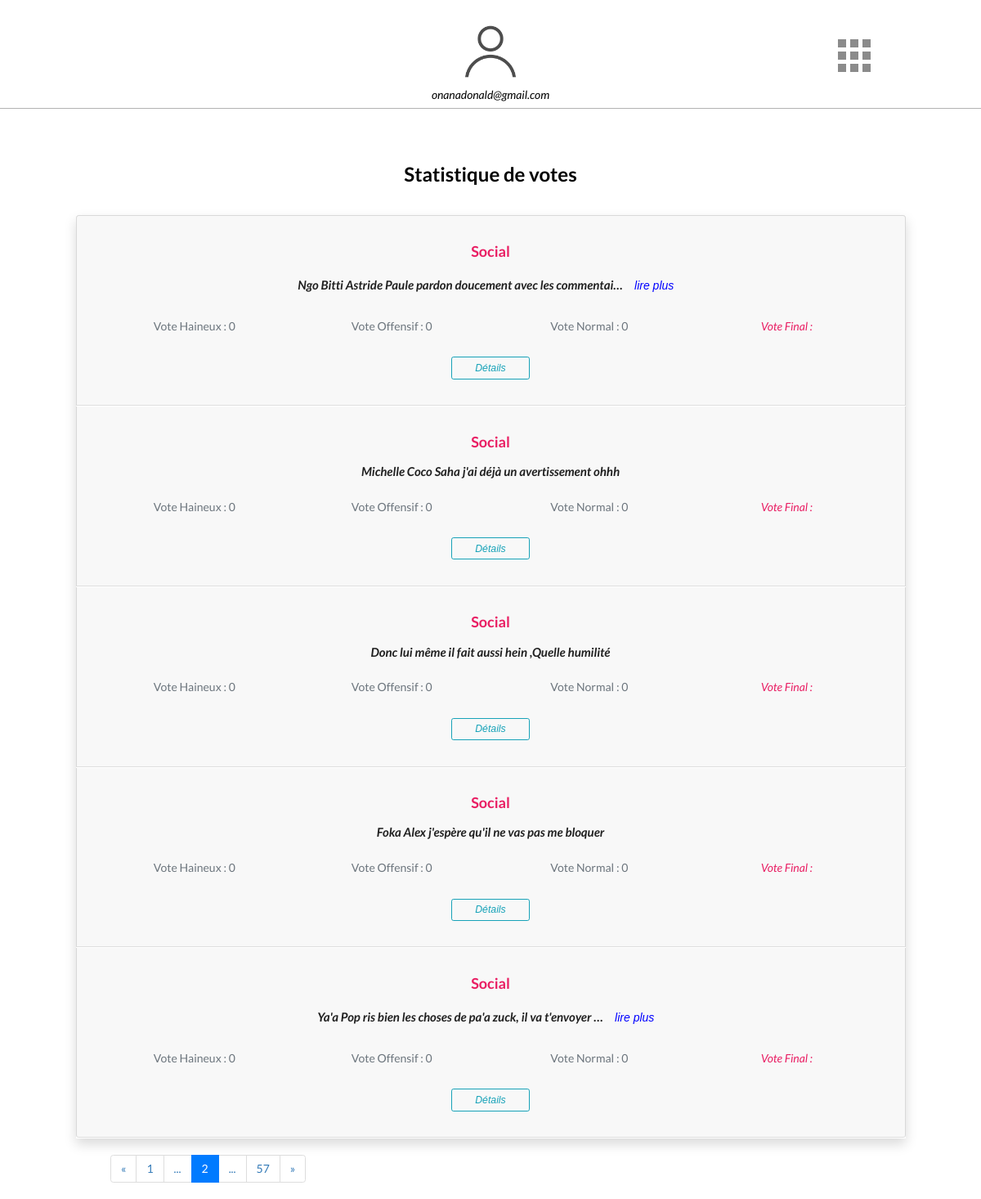
Screenshot of /list_result?page=2 (signed in) with the database file from the repository.
### AppAuth/models.py (models this page shows, shortened)
class User(AbstractUser):
    is_email_verified = models.BooleanField(default=False)
    commentaires = models.ManyToManyField(Comment, related_name='commentaires', through='comments')
    index = models.IntegerField(default = 1)

### AppComments/models.py (models this page shows, shortened)
class Comment(models.Model):
	CAT = (
    ('politique', 'politique'),
    ('sport', 'sport'),
    ('social', 'social'),
    ('Autre', 'Autre'),
    )
	categorie = models.CharField(max_length=25, choices=CAT, default="social")
	post_titre = models.CharField(max_length=25,  blank=True, null = True)
	post_img = models.CharField(max_length=25,  blank=True, null = True)
	post_url = models.CharField(max_length=25)
	texte = models.TextField(unique = True)
	haineux = models.IntegerField(default = 0)
	offensif = models.IntegerField(default = 0)
	non_offensif = models.IntegerField(default = 0)
	vote_final =  models.CharField(max_length=25, default="")
	file_name = models.CharField(max_length=25,  blank=True, null = True)
	publied_at = models.DateTimeField(default = timezone.now)

### AppComments/views.py (the view)
# urls.py: path("list_result", views.ListResult, name='list_result'),
@login_required
def ListResult(request):
    comments_list = Comment.objects.get_queryset().order_by('id')
    paginator = Paginator(comments_list, 5)
    request.user.save()
    page = request.GET.get('page', 1)
    try:
        comments = paginator.page(page)
    except PageNotAnInteger:
        comments = paginator.page(page)
    except EmptyPage:
        comments = paginator.page(paginator.num_pages)
    context = {'comments': comments}
    var = Comment.objects.all().aggregate(Sum('haineux'))
    context['haineux__sum'] = var['haineux__sum']
    var = Comment.objects.all().aggregate(Sum('offensif'))
    context['offensif__sum'] = var['offensif__sum']
    var = Comment.objects.all().aggregate(Sum('non_offensif'))
    context['non_offensif__sum'] = var['non_offensif__sum']
    nbr_cat = Comment.objects.values('categorie').annotate(Count('categorie'))
    context['nbr_cat'] = len(nbr_cat)
    context['nbr_texte'] = len(comments_list)
    return render(request, 'AppComments/ListResult.html', context)

### templates/AppComments/ListResult.html (shortened to what this page needs)
{% extends '_partials/base.html' %}
{% load static %}
 {% block import %}
    <link rel="stylesheet" href="https://cdn.datatables.net/1.10.2/css/jquery.dataTables.min.css">
    <link rel="stylesheet" href="https://maxcdn.bootstrapcdn.com/bootstrap/3.3.0/css/bootstrap.min.css"  >
  <link rel="stylesheet" href="https://stackpath.bootstrapcdn.com/bootstrap/4.4.1/css/bootstrap.min.css"
>
   <link rel="stylesheet" href="https://cdnjs.cloudflare.com/ajax/libs/font-awesome/4.7.0/css/font-awesome.min.css">
  <link rel="stylesheet" href= {% static 'css/AppComments/Styles.css' %} type="text/css">
  <link rel="stylesheet" href= {% static 'css/AppComments/PopupStyle.css' %} type="text/css">
  <link rel="stylesheet" href= {% static 'css/AppComments/images.css' %} type="text/css">
  <link rel="stylesheet" href="https://cdnjs.cloudflare.com/ajax/libs/semantic-ui/2.4.1/semantic.min.css"integrity="-8bHTC73gkZ7rZ7vpqUQThUDhqcNFyYi2xgDgPDHc+GXVGHXq+xPjynxIopALmOPqzo9JZj0k6OqqewdGO3EsrQ==" />
{% endblock %}
{% block content %}
<div class="container-fluid"  >
    <div class=" row " style="padding-bottom: 6px;  border-bottom: 1px solid rgba(0, 0, 0, 0.3);">
      <div class="col-lg-3 align-self-center"> </div>
      <div class="col-lg-6 align-self-center"  >
        <img src={% static 'img/user.png' %} style="width: 15%"> <br>
        <p class="leade font-italic" style="color: black">{{user.email}}</p>
      </div>
      <div class="col-lg-3 align-self-center" id="thegrid"  >
        <div class="dropdown" >
        <div id="grid-one" class="icon" role="button" id="dropdownMenuLink" data-toggle="dropdown" aria-haspopup="true"   aria-expanded="false">
        <span></span>
        </div>
        </div>
      </div>
    </div>
</div>
<div class="container">
    <div class="row justify-content-center" style=" color:black; margin-bottom: 35px;">
      <h2>Statistique de votes</h2>
    </div>
  {% if comments %}
 <div class="row">
        <div class="col-lg-11 mx-auto">
            <ul class="list-group shadow">
                 {% for comment in comments %}
                <li class="list-group-item" style=" border-bottom: 1px solid rgba(0, 0, 0, 0.1); margin-bottom: 1px; background-color: rgb(248, 248, 248); " >
                    <div class="media align-items-lg-center flex-column flex-lg-row p-4">
                        <div class="media-body order-2 order-lg-1 text-center">
                            <h3 class="mt-0  mb-3 " style="color: #E91E63;">{{comment.categorie}}</h3>
                            <p class="font-italic mb-0 font-weight-bold" style="font-size: 15px;">
                              {% if comment.texte|length|get_digit:"-1" > 80 %}
                                {{comment.texte|truncatechars:60}}
                                <button type="button" class="btn btn-link btrm " style="color: blue;"
                                onclick='LirePlus( "{{comment.texte}}" , "{{comment.categorie}}",  );'>
                                  lire plus
                                </button>
                              {% else %}
                                {{comment.texte}}
                              {% endif %}
                            </p>
                            <div class="d-flex align-items-center row row-cols-1 row-cols-md-2 row-cols-lg-4  mt-4"  >
                                <div class="col align-self-center">
                                   <h6 class="text-muted my-1 "  >Vote Haineux : {{comment.haineux}}</h6>
                                </div>
                                <div class="col mx-auto">
                                   <h6 class="text-muted my-1"  >Vote Offensif : {{comment.offensif}}</h6>
                                </div>
                                <div class="col mx-auto">
                                   <h6 class="text-muted my-1"  >Vote Normal : {{comment.non_offensif}}</h6>
                                </div>
                                <div class="col mx-auto">
                                   <h6 class="  my-1 font-italic" style="color: #E91E63;">Vote Final : {{comment.vote_final}}</h6>
                                </div>
                                <div class="col mx-auto" style="margin-top: 25px;">
                                  <button type="button" class="btn btn-sm btn-outline-info font-italic"  style="width: 45%"
                                   onclick='detail(  "{{comment.texte}}" ,
                                      "{{comment.id}}",
                                    "{{comment.post_titre}}",
                                    "{{comment.post_url}}",
                                    "{{comment.categorie}}",  );'>
                                      Détails
                                    </button>
                                </div>
                            </div>
                    </div>
                </li>
        {% endfor %}
            </ul>
        </div>
    </div>
{% if comments.has_other_pages %}
<div class="row" style="margin-left: 90px;">
<nav aria-label="Page navigation example">
  <ul class="pagination">
    {% if comments.has_previous %}
    <li class="page-item">
      <a class="page-link" href="?page={{comments.previous_page_number}}" aria-label="Previous">
        <span aria-hidden="true">&laquo;</span>
      </a>
    </li>
    {% else %}
      <li class="page-item disabled">
      <a class="page-link" href="#" aria-label="Previous">
        <span aria-hidden="true">&laquo;</span>
      </a>
    </li>
    {% endif %}
    {% if comments.paginator.num_pages < 5 %}
        {% for i in comments.paginator.page_range %}
          {% if comments.number == i %}
        <li class="page-item active"><a class="page-link"  >{{ i }}</a></li>
          {% else %}
            <li class="page-item"><a class="page-link"  href="?page={{ i }}">{{ i }}</a></li>
          {% endif %}
        {% endfor %}
    {% else %}
      {% if comments.number == 1 %}
        <li class="page-item active"><a class="page-link"  href="?page={{ 1 }}">{{ 1 }}</a></li>
       <li class="page-item"><a class="page-link"  href="?page={{ 2}}">{{ 2 }}</a></li>
      <li class="page-item"><span>...</span></li>
      <li class="page-item"><a class="page-link"  href="?page={{comments.paginator.num_pages}}">{{comments.paginator.num_pages}}</a></li>
      {% elif comments.number == comments.paginator.num_pages %}
        <li class="page-item"><a class="page-link"  href="?page={{ 1 }}">{{ 1 }}</a></li>
      <li class="page-item"><span>...</span></li>
      <li class="page-item active"><a class="page-link"  href="?page={{comments.paginator.num_pages}}">{{comments.paginator.num_pages}}</a></li>
     {% else %}
      <li class="page-item"><a class="page-link"  href="?page={{ 1 }}">{{ 1 }}</a></li>
      <li class="page-item"><span>...</span></li>
      <li class="page-item active"><a class="page-link"  href="?page={{ i }}">{{ comments.number }}</a></li>
      <li class="page-item"><span>...</span></li>
      <li class="page-item"><a class="page-link"  href="?page={{comments.paginator.num_pages}}">{{comments.paginator.num_pages}}</a></li>
      {% endif %}
    {% endif %}
    {% if comments.has_next %}
    <li class="page-item">
      <a class="page-link"  href="?page={{comments.next_page_number}}" aria-label="Previous">
        <span aria-hidden="true">&raquo;</span>
      </a>
    </li>
    {% else %}
      <li class="page-item disabled">
      <a class="page-link"   aria-label="Previous">
        <span aria-hidden="true">&raquo;</span>
      </a>
    </li>
    {% endif %}
  </ul>
</nav>
</div>
{% endif %}
 {% endif %}
</div>
{% endblock content %}

### Camset/static/css/AppComments/Styles.css (style rules this page uses)
.container-fluid .row { margin-top: 20px; margin-bottom: 65px; color: white; }
.align-self-center { display: table-cell; text-align: center; vertical-align: middle; }
.icon { margin:0 auto; height:50px; width:70px; position:relative; cursor:pointer; }
#grid-one { height:70px; }
#grid-one span { display:block; position:absolute; width:10px; height:10px; top:50%; left:50%; margin:-10px 0 0 -10px; background:#8b8b8b; box-shadow: -15px -15px 0 #8b8b8b, -15px 0 0 #8b8b8b, -15px 15px 0 #8b8b8b, 0 -15px 0 #8b8b8b, 0 15px 0 #8b8b8b, 15px -15px 0 #8b8b8b, 15px 0 0 #8b8b8b, 15px 15px 0 #8b8b8b ; }
#grid-one span:before { content:''; display:block; position:absolute; top:0; left:0; height:100%; width:100%; background:#8b8b8b; }

### rows the page displays
User: email "onanadonald@gmail.com"
Comment: categorie "Social", texte "Ngo Bitti Astride Paule pardon doucement avec les commentai…", haineux "0", offensif "0", non_offensif "0"
Comment: categorie "Social", texte "Michelle Coco Saha j'ai déjà un avertissement ohhh", haineux "0", offensif "0", non_offensif "0"
Comment: categorie "Social", texte "Donc lui même il fait aussi hein ,Quelle humilité", haineux "0", offensif "0", non_offensif "0"
Comment: categorie "Social", texte "Foka Alex j'espère qu'il ne vas pas me bloquer", haineux "0", offensif "0", non_offensif "0"
Comment: categorie "Social", texte "Ya'a Pop ris bien les choses de pa'a zuck, il va t'envoyer …", haineux "0", offensif "0", non_offensif "0"

### other values shown
{{ 1 }} "1"
{{ comments.number }} "2"
{{ comments.paginator.num_pages }} "57"
